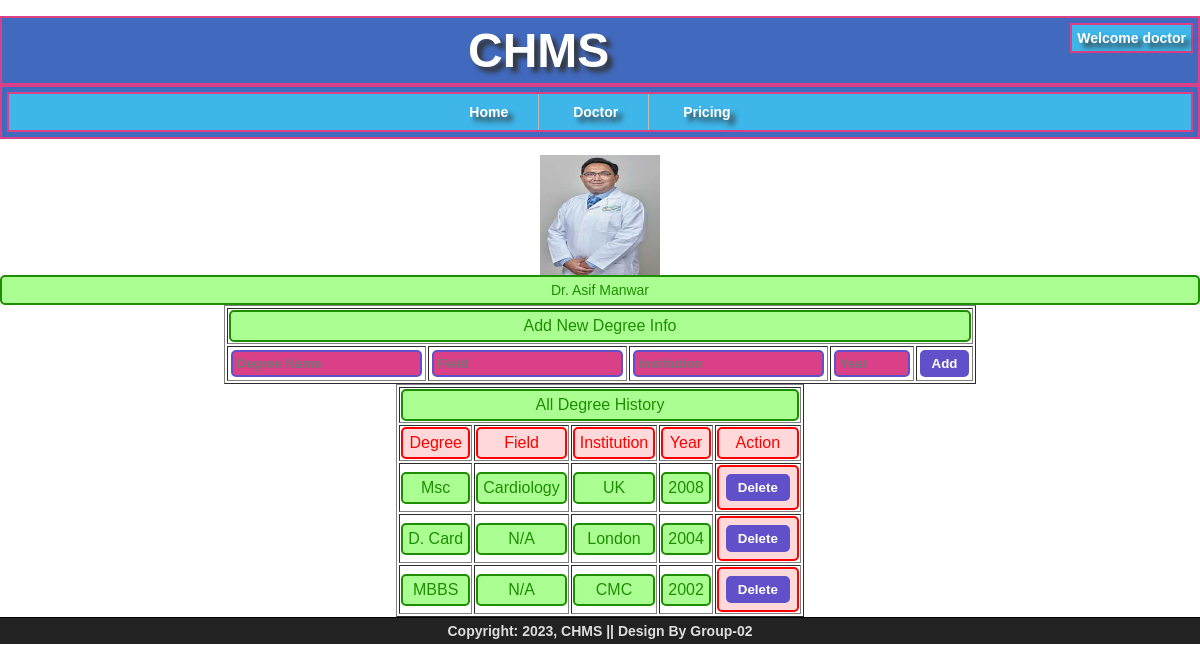
The page /CHMS/doctor/degree.php (signed in) on the database its author committed.
### tables this page shows
CREATE TABLE `doctor` (
  `ID` int(11) NOT NULL,
  `License_Number` int(11) NOT NULL,
  `Fname` varchar(30) NOT NULL,
  `Lname` varchar(30) DEFAULT NULL,
  `Title` varchar(30) DEFAULT NULL,
  `DOB` date NOT NULL,
  `Gender` char(10) NOT NULL,
  `Experience_From` date NOT NULL,
  `Language` varchar(100) NOT NULL,
  `Current_Position` varchar(150) NOT NULL,
  `P_Location` varchar(150) NOT NULL
);

CREATE TABLE `user_details` (
  `ID` int(11) NOT NULL,
  `User_Name` varchar(255) NOT NULL,
  `Password` char(255) NOT NULL,
  `Role` char(20) NOT NULL,
  `Phone_Number` char(15) NOT NULL,
  `Email` char(150) DEFAULT NULL,
  `Address` varchar(200) DEFAULT NULL,
  `Photo` char(50) DEFAULT NULL,
  `Status` tinyint(1) NOT NULL
);

CREATE TABLE `degrees` (
  `D_ID` int(11) NOT NULL,
  `Degree` varchar(50) NOT NULL,
  `Field` varchar(100) DEFAULT NULL,
  `Institution` varchar(150) NOT NULL,
  `Year` year(4) NOT NULL
);

### CHMS/doctor/degree.php (the view, shortened to what this page needs)
<?php
include("../common/header-content.php");
$User_ID = $_SESSION['User_ID'];
$sql_info = "SELECT d.Title, d.Fname, d.Lname, u.Photo
		FROM doctor d, user_details u
		WHERE d.ID = u.ID AND d.ID = $User_ID";
		$result_info = mysqli_query($conn, $sql_info);
		$found_user = mysqli_fetch_array($result_info);
		$Title = $found_user['Title'];
		$Fname = $found_user['Fname'];
        $Lname = $found_user['Lname'];
        $Photo = $found_user['Photo'];
        echo '<table align="center" border="1">';
        if($Photo == ""){
			echo '<div align="center"><img src="/chms/doctor/img/null.jpg" alt="'.$Fname.' '.$Lname.'" width="200px" height="200px"></div>';
		}
		else{
			echo '<div align="center"><img src="/chms/doctor/'.$Photo.'" alt="'.$Fname.' '.$Lname.'" width="120px" height="120px"></div>';
		}
		echo '<div id="joy_congratulation" align="center">'.
			$Title .' Dr. '. $Fname . ' '. $Lname .'</div>';
echo '<form action="" method="POST" style="margin: 0px; padding: 0px;">
		<tr>
			<td colspan="5">
				<div id="joy_congratulation" align="center">
					Add New Degree Info
				</div>
			</td>
		</tr>
		<tr>
			<td>
				<input type="text" name="Degree" placeholder="Degree Name" required>
			</td>
			<td>
				<input type="text" name="Field" placeholder="Field">
			</td>
			<td>
				<input type="text" name="Institution" placeholder="Institution" required>
			</td>
			<td>
				<input type="number" name="Year" min="1900" max="'.date('Y').'" placeholder="Year" required>
			</td>
			<td>
				<input type="submit" name="add" value="Add">
			</td>
		</tr>
	</form>
	</table>
		<table align="center" border="1">
		<tr>
			<td colspan="5">
				<div id="joy_congratulation" align="center">
					All Degree History
				</div>
			</td>
		</tr>';
$sql_degree_logs = "SELECT Degree, Field, Institution, Year
                    FROM degrees
                    WHERE D_ID = $User_ID
                    ORDER BY Year DESC";
        $result_degree_logs = mysqli_query($conn, $sql_degree_logs);
        if (mysqli_num_rows($result_degree_logs) > 0){
        	echo '
        	<tr>
				<td>
					<div id="joy_warning" align="center">
						Degree
					</div>
				</td>
				<td>
					<div id="joy_warning" align="center">
						Field
					</div>
				</td>
				<td>
					<div id="joy_warning" align="center">
						Institution
					</div>
				</td>
				<td>
					<div id="joy_warning" align="center">
						Year
					</div>
				</td>
				<td>
					<div id="joy_warning" align="center">
						Action
					</div>
				</td>
			</tr>';
            while ($row = mysqli_fetch_assoc($result_degree_logs)){
                echo '<tr>
						<td>
							<div id="joy_congratulation" align="center">
								'.$row['Degree'].'
							</div>
						</td>
						<td>
							<div id="joy_congratulation" align="center">
								'.$row['Field'].'
							</div>
						</td>
						<td>
							<div id="joy_congratulation" align="center">
								'.$row['Institution'].'
							</div>
						</td>
						<td>
							<div id="joy_congratulation" align="center">
								'.$row['Year'].'
							</div>
						</td>
						<td>
							<div id="joy_warning">
								<form action="" method="POST" onsubmit="return showConfirmation()" style="margin: 0px; padding: 0px;">
									<input type="hidden" id="Degree" name="Degree" value="'.$row['Degree'].'">
									<input type="submit" name="delete" value="Delete">
								</form>
							</div>
						</td>
					</tr>';
            }
        }
?>
<!DOCTYPE html>
<html>
<head>
</head>
<body>
</body>
</html>

### rows shown on the page
doctor: ID.Photo (picture), Fname "Asif", Lname "Manwar"
degrees: Degree "Msc", Field "Cardiology", Institution "UK", Year "2008"
degrees: Degree "D. Card", Field "N/A", Institution "London", Year "2004"
degrees: Degree "MBBS", Field "N/A", Institution "CMC", Year "2002"

### other values the page prints
$User_Name "doctor"
